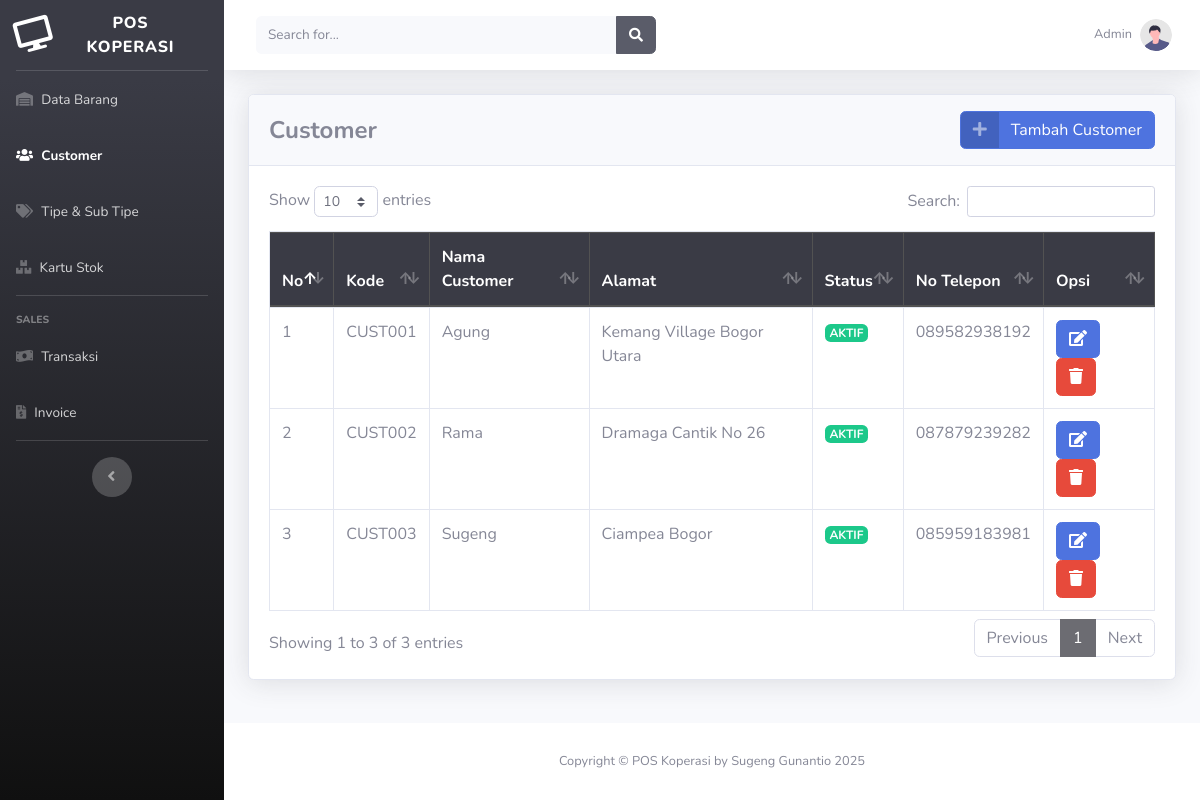
The app's page /customer.php (signed in) with its own data.
### tables this page shows
CREATE TABLE `m_customer` (
  `id_customer` int(11) NOT NULL,
  `kode_cust` varchar(255) NOT NULL,
  `nama_cust` varchar(255) NOT NULL,
  `alamat` varchar(255) NOT NULL,
  `status` varchar(255) NOT NULL,
  `no_telp` varchar(255) NOT NULL
);

### customer.php (the view, shortened to what this page needs)
<?php
include 'dbconnect.php';
?>
<!DOCTYPE html>
<html lang="en">
<head>
    <link href="vendor/fontawesome-free/css/all.min.css" rel="stylesheet" type="text/css">
    <link href="css/sb-admin-2.min.css" rel="stylesheet">
    <link href="vendor/datatables/dataTables.bootstrap4.min.css" rel="stylesheet">
    <link rel="stylesheet" href="vendor/boostrap-select/dist/css/bootstrap-select.min.css">
</head>
<body id="page-top">
    <div id="wrapper">
        <ul class="navbar-nav bg-gradient-primary sidebar sidebar-dark accordion" id="accordionSidebar">
            <a class="sidebar-brand d-flex align-items-center justify-content-center" href="index.html">
                <div class="sidebar-brand-icon rotate-n-15">
                    <i class="fas fa-desktop"></i>
                </div>
                <div class="sidebar-brand-text mx-3">POS KOPERASI <sup></sup></div>
            </a>
            <hr class="sidebar-divider my-0">
            <li class="nav-item">
                <a class="nav-link" href="barang.php">
                    <i class="fas fa-warehouse"></i>
                    <span>Data Barang</span></a>
            </li>
            <li class="nav-item active">
                <a class="nav-link" href="customer.php">
                    <i class="fas fa-users"></i>
                    <span>Customer</span></a>
            </li>
            <li class="nav-item ">
                <a class="nav-link" href="tipe.php">
                    <i class="fas fa-tags"></i>
                    <span>Tipe & Sub Tipe</span></a>
            </li>
            <li class="nav-item ">
                <a class="nav-link" href="stok.php">
                    <i class="fas fa-boxes"></i>
                    <span>Kartu Stok</span></a>
            </li>
            <hr class="sidebar-divider">
            <div class="sidebar-heading">
                Sales
            </div>
            <li class="nav-item ">
                <a class="nav-link" href="transaksi.php">
                    <i class="fas fa-money-bill-wave"></i></i>
                    <span>Transaksi</span></a>
            </li>
            <li class="nav-item ">
                <a class="nav-link" href="invoice.php">
                    <i class="fas fa-file-invoice-dollar"></i></i>
                    <span>Invoice</span></a>
            </li>
            <hr class="sidebar-divider d-none d-md-block">
            <div class="text-center d-none d-md-inline">
                <button class="rounded-circle border-0" id="sidebarToggle"></button>
            </div>
        </ul>
        <div id="content-wrapper" class="d-flex flex-column">
            <div id="content">
                <nav class="navbar navbar-expand navbar-light bg-white topbar mb-4 static-top shadow">
                    <form class="d-none d-sm-inline-block form-inline mr-auto ml-md-3 my-2 my-md-0 mw-100 navbar-search">
                        <div class="input-group">
                            <input type="text" class="form-control bg-light border-0 small" placeholder="Search for..." aria-label="Search" aria-describedby="basic-addon2">
                            <div class="input-group-append">
                                <button class="btn btn-dark" type="button">
                                    <i class="fas fa-search fa-sm"></i>
                                </button>
                            </div>
                        </div>
                    </form>
                    <ul class="navbar-nav ml-auto">
                        <li class="nav-item dropdown no-arrow">
                            <a class="nav-link dropdown-toggle" href="#" id="userDropdown" role="button" data-toggle="dropdown" aria-haspopup="true" aria-expanded="false">
                                <span class="mr-2 d-none d-lg-inline text-gray-600 small"><?= $_SESSION['user']; ?></span>
                                <img class="img-profile rounded-circle" src="img/undraw_profile.svg">
                            </a>
                        </li>
                    </ul>
                </nav>
                <div class="container-fluid">
                    <div class="card shadow mb-4">
                        <div class="card-header py-3">
                            <div class="d-flex justify-content-between align-items-center">
                                <div class="me-3">
                                    <h4 class="m-0 font-weight-bold">Customer</h4>
                                </div>
                                <div class="d-flex gap-2">
                                    <a href="#" class="btn btn-primary btn-icon-split" data-toggle="modal" data-target="#addModal">
                                        <span class="icon text-white-50">
                                            <i class="fas fa-plus"></i>
                                        </span>
                                        <span class="text">Tambah Customer</span>
                                    </a>
                                </div>
                            </div>
                        </div>
                        <div class="card-body">
                            <div class="table-responsive">
                                <table class="table table-bordered" id="dataTable" width="100%" cellspacing="0">
                                    <thead class="thead-dark">
                                        <tr>
                                            <th>No</th>
                                            <th>Kode</th>
                                            <th>Nama Customer</th>
                                            <th>Alamat</th>
                                            <th>Status</th>
                                            <th>No Telepon</th>
                                            <th>Opsi</th>
                                        </tr>
                                    </thead>
                                    <tbody>
                                        <?php
                                        $brgs = mysqli_query($conn, "SELECT * from m_customer ORDER BY id_customer ASC");
                                        $no = 1;
                                        while ($p = mysqli_fetch_array($brgs)) {
                                            $idb = $p['id_customer'];
                                        ?>
                                            <tr>
                                                <td><?php echo $no++ ?></td>
                                                <td><?php echo $p['kode_cust'] ?></td>
                                                <td><?php echo $p['nama_cust'] ?></td>
                                                <td><?php echo $p['alamat'] ?></td>
                                                <td><?php
                                                    if ($p['status'] === 'AKTIF') {
                                                        echo "<span class=\"badge badge-success\">" . $p['status'] . "</span>";
                                                    } else {
                                                        echo "<span class=\"badge badge-danger\">" . $p['status'] . "</span>";
                                                    }
                                                    ?></td>
                                                <td><?php echo $p['no_telp'] ?></td>
                                                <td><button data-toggle="modal" data-target="#edit<?= $idb; ?>" class="btn btn-primary"><i class="fas fa-edit"></i></button> <button data-toggle="modal" data-target="#del<?= $idb; ?>" class="btn btn-danger"><i class="fas fa-trash"></i></button></td>
                                            </tr>
                                        <?php
                                        }
                                        ?>
                                    </tbody>
                                </table>
                            </div>
                        </div>
                    </div>
                </div>
            </div>
            <footer class="sticky-footer bg-white">
                <div class="container my-auto">
                    <div class="copyright text-center my-auto">
                        <span>Copyright &copy; POS Koperasi by Sugeng Gunantio 2025</span>
                    </div>
                </div>
            </footer>
        </div>
    </div>
</body>
</html>

### records on screen
m_customer: kode_cust "CUST001", nama_cust "Agung", alamat "Kemang Village Bogor Utara", status "AKTIF", no_telp "089582938192"
m_customer: kode_cust "CUST002", nama_cust "Rama", alamat "Dramaga Cantik No 26", status "AKTIF", no_telp "087879239282"
m_customer: kode_cust "CUST003", nama_cust "Sugeng", alamat "Ciampea Bogor", status "AKTIF", no_telp "085959183981"

### other values on screen
$_SESSION['user'] "Admin"
